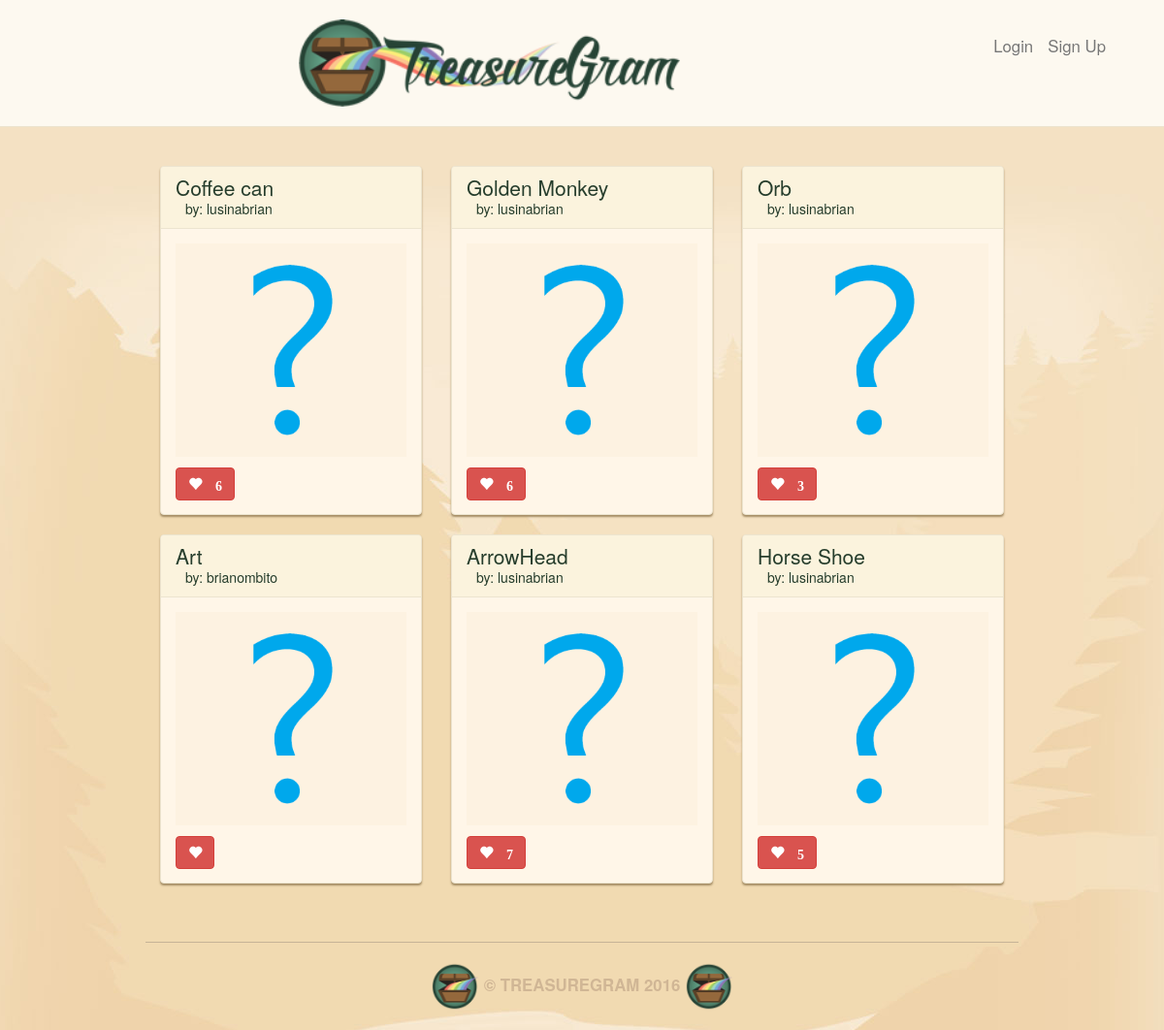
/, run on an earlier commit of the app's database.
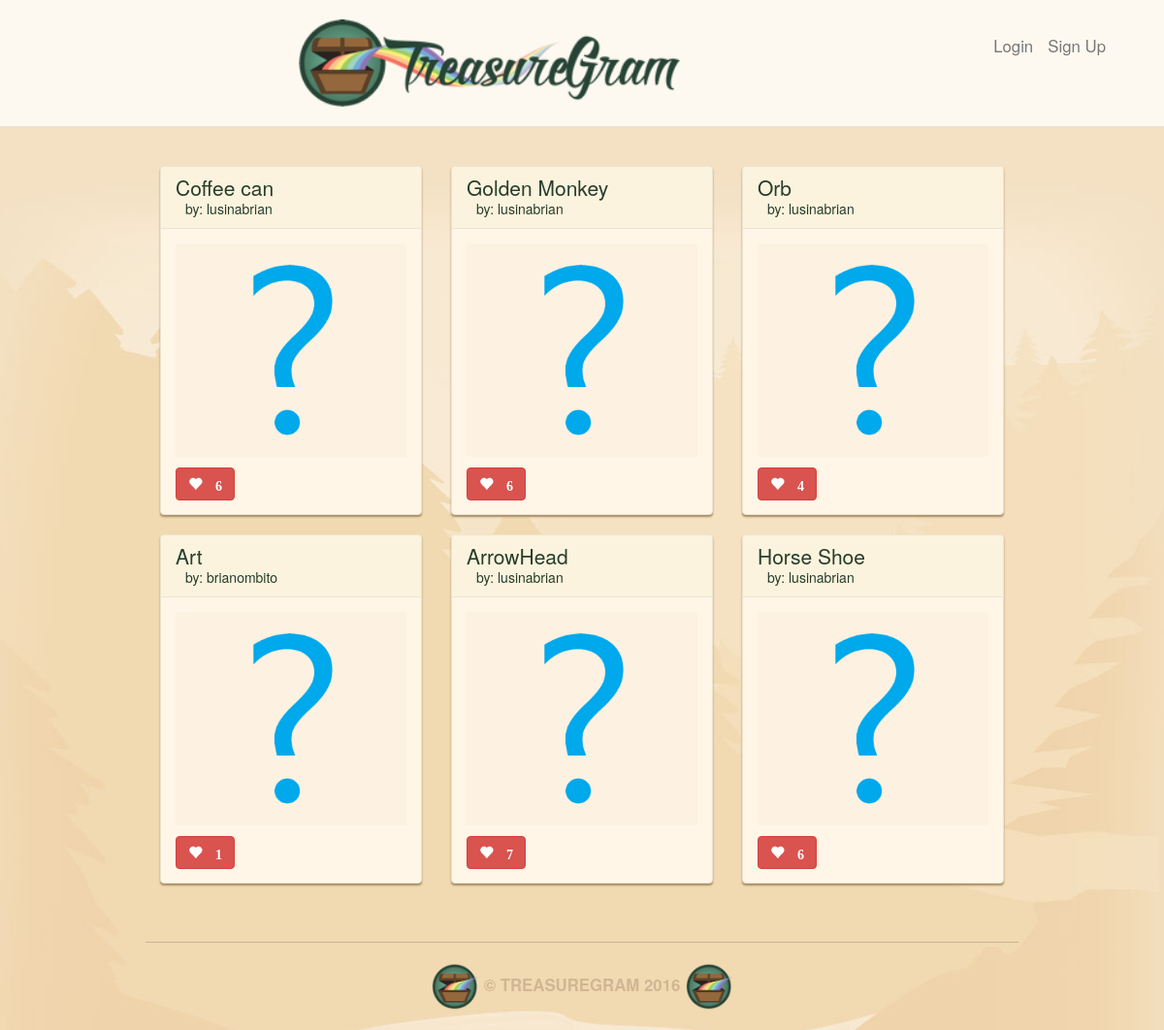
And on a later commit of the database.
### main_app/models.py (models this page shows, shortened)
class Treasures(models.Model):
    user = models.ForeignKey(User)
    name = models.CharField(max_length=100)
    value = models.DecimalField(max_digits=10, decimal_places=2)
    material = models.CharField(max_length=100)
    location = models.CharField(max_length=100)
    image = models.ImageField(upload_to='media/treasure_images', default='media/default.png')
    likes = models.IntegerField(default=0)

### main_app/views.py (the view)
# urls.py: url(r'^$', views.index, name='index'),
def index(request):
    treasures = Treasures.objects.all()
    form = TreasureForm()
    context = {"treasures": treasures, "form": form}
    return render(request=request, template_name="index.html", context=context)

### main_app/templates/index.html (shortened to what this page needs)
{% extends 'base.html' %}
{% load staticfiles %}
{% block content %}
	<div class="row">
	{% for treasure in treasures %}
      <div class="col-md-4">
      <div class="treasure panel panel-default">
        <div class="panel-heading">
          <h3 class="panel-title">{{ treasure.name }}</h3>
          <a class="panel-username" href="/user/{{treasure.user.username}}/">
              by: {{ treasure.user.username }}
          </a>
        </div>
        <div class="panel-body">
          <a href="/{{treasure.id}}/">
          <div class="treasure-photo">
            <img src="{{ treasure.image.url }}">
          </div>
          </a>
          <button id ="likes" data-id="{{treasure.id}}" class="btn btn-mini btn-danger glyphicon glyphicon-heart" type="button">
            {% if treasure.likes > 0 %} {{ treasure.likes }} {% endif %}
          </button>
        </div>
      </div>
      </div>
      {% if forloop.counter|divisibleby:3 and not forloop.last %}
        </div><br><div class="row">
      {% endif %}
	{% endfor %}
	</div><br>
{% endblock %}

### main_app/templates/base.html (shortened to what this page needs)
{% load staticfiles %}
<!DOCTYPE html>
<html lang="en">
<head>
	<link href="{% static 'css/bootstrap.min.css' %}" rel="stylesheet" media="screen">
	<link href="{% static 'css/style.css' %}" rel="stylesheet" media="screen">
</head>
<body>
  <nav class="navbar navbar-default navbar-static-top text-center" role="navigation">
    <a href="/"><img src="{% static 'images/logo.png' %}" height="90"></a>
        <a class="navbar-text navbar-right" href="{% url 'SignUp' %}">Sign Up</a>
    {% if user.is_authenticated %}
        <a class="navbar-text navbar-right" href="{% url 'profile' user.username %}">{{ user.username }}</a>
        <a class="navbar-text navbar-right" href="{% url 'Logout' %}">Logout</a>
    {% else %}
        <a class="navbar-text navbar-right" href="{% url 'Login' %}">Login</a>
    {% endif %}
  </nav>
  <main class="container container--mw700">
    {% block content %}
    {% endblock %}
  </main>
  <footer class="footer container text-center" role="contentinfo">
  <img src="{% static 'images/brand-icon.png' %}" height="50" alt="">
  © TreasureGram 2016
  <img src="{% static 'images/brand-icon.png' %}" height="50" alt="">
</footer>
</body>
</html>

### main_app/static/css/style.css (style rules this page uses)
body { background: #f3e1c5 url(../images/brand-bg.jpg) no-repeat center top; color: #263d2c; }
.container { max-width: 900px; padding-top: 40px; }
.navbar { margin-bottom: 0; padding-bottom: 20px; padding-top: 20px; }
.navbar-default { background: #fdf9f0; border-color: #ece4cf; }
.navbar-right { margin-right: 5%; }
.navbar-text { font-size: 1.2em; color: #263d2c; }
.panel { background: #fff6e8; border-color: #ece4cf; box-shadow: 0 2px 2px #a58d65; }
.panel-default .panel-heading { background: #fbf3dd; border-color: #ece4cf; }
.panel-body { position: relative; }
.panel-title { font-size: 1.5em; color: #263d2c; }
.panel-username { margin-left: 10px; font-size: 1.0em; color: #263d2c; }
.footer { border-top: 1px solid #c6b397; color: #d0b695; font-weight: bold; font-size: 1.2em; margin-bottom: 20px; margin-top: 40px; padding-top: 20px; text-transform: uppercase; }
.treasure { margin-bottom: 20px; }
.treasure:last-child { margin-bottom: 0; }
.treasure-photo { background: #fdf2e1; float: left; margin-right: 5%; padding: 20px; position: relative; text-align: center; width: 100%; }
.treasure-photo img { width: 180px; max-height: 100%; }
.btn { margin-top: 10px; font-weight: bold; font-size: 14px; }

What changed in the data, as far as the page shows it:
changed Treasures "Orb": likes "3" → "4"
changed Treasures "Art": likes (not shown) → "1"
changed Treasures "Horse Shoe": likes "5" → "6"
